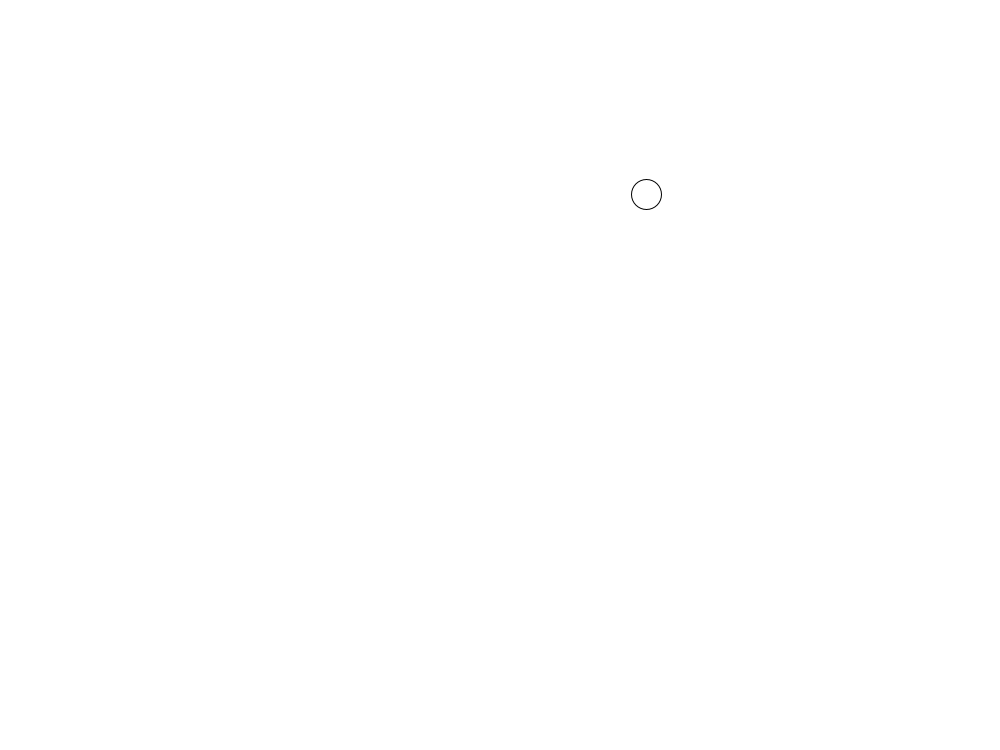
Frame 1 (no input)
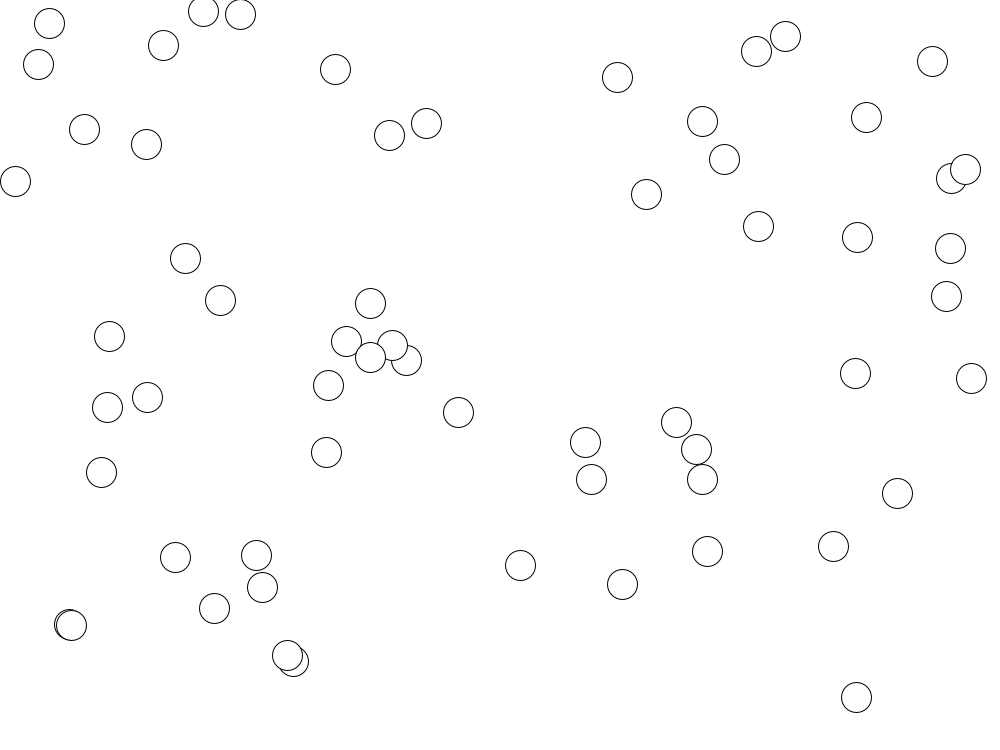
Frame 60 (the mouse pressed at the canvas centre just before this capture)
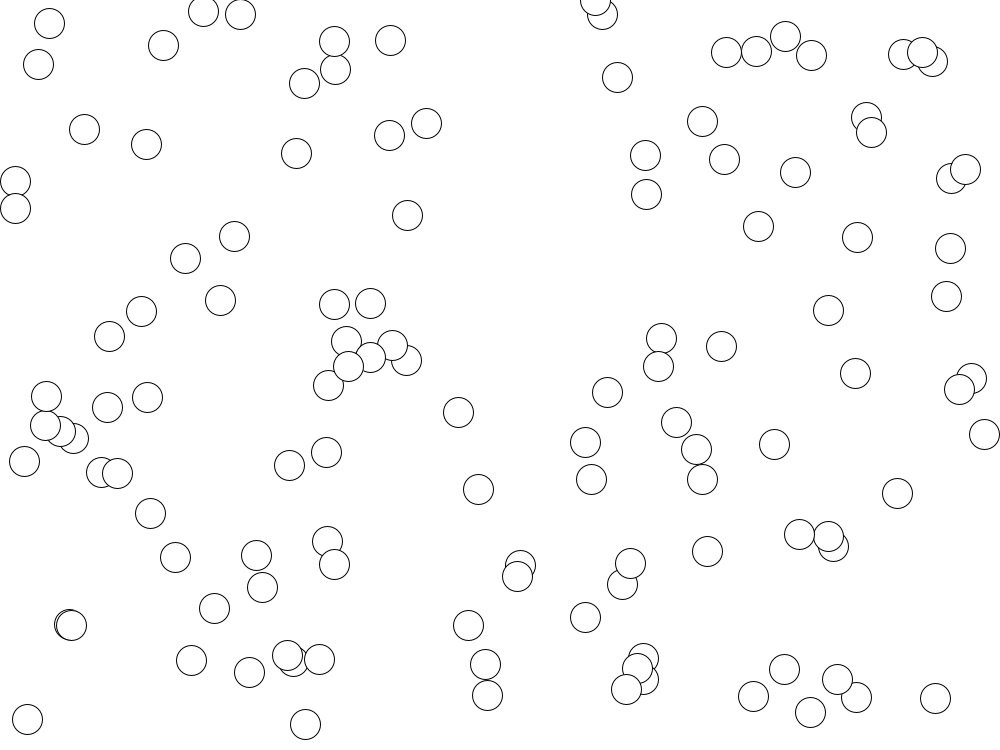
Frame 120 (the mouse held since frame 60 and released just before this capture)

The Processing sketch that drew these frames (run headless with seeded random() and noise(); from frame 60 on, the mouse is pressed at the canvas centre):

// Processing sketch: processing_37326
// ── processing_37326.pde

/*
Daniel Li
 3rd Period
 9/9/11
 
 -  Press 'Left'/'Right' Click to draw
 -  Use '1', '2', '3' to change colors
 -  Press 'CTRL' to draw random triangles
 -  Press 'SHIFT' to draw squares (random sizes) 
 based on mouse position
 -  Press 'BACKSPACE' to clear drawing
 -  Press '4' to erase
 
 */
boolean triangle1, rect1, backgroundClear;
float x1, y1;

void setup()
{
  background(255);
  size(1000, 750);
  smooth();
  triangle1=rect1=backgroundClear=false;
}

void keyPressed()
{
  if (keyCode == CONTROL) triangle1 = true;
  if (keyCode == BACKSPACE) backgroundClear = true;
  if (keyCode == SHIFT) rect1=true;
}

void keyReleased()
{
  if (keyCode == CONTROL) triangle1 = false;
  if (keyCode == BACKSPACE) backgroundClear = false;
  if (keyCode== SHIFT) rect1=false;
}

void draw()
{

  color black = color(0);
  color white = color(255);
  color black1 = color(0);
  color white1 = color(255);

  if (key == '1')
  {
    black = color(255);
    white = color(0);
  }

  if (key == '2')
  {
    black = color(0);
    white = color(255);
  }

  if (key == '3')
  {
    black = color(random(0, 255), random(0, 255), random(0, 255));
    white = color(random(0, 255), random(0, 255), random(0, 255));
  }

  if (key == '4')
  {
    noStroke();
    fill(255);
    ellipse(mouseX,mouseY,75,75);
  }


  if (triangle1) 
  {
    noStroke();
    fill(random(0, 255), random(0, 255), random(0, 255), random(25, 100));
    triangle(mouseX+random(-50, 100), mouseY+random(-50, 100), mouseX+random(-50, 100), mouseY+random(-50, 100), mouseX+random(-50, 100), mouseY+random(-50, 100));
  } 
  if (rect1) 
  {
    stroke(black);
    fill(white);
    rect(mouseX, mouseY, random(7, 25), random(7, 25));
  } 

  if (backgroundClear) 
  {
    background(255);
  }

  if (mousePressed && (mouseButton == LEFT))
  { 
    stroke(white1);
    fill(black, random(25, 100));
    ellipse(mouseX, mouseY, random(10, 100), random(20, 75));
  }

  if (mousePressed && (mouseButton == RIGHT))
  {
    stroke(black1);
    fill(white, random(25, 100));
    ellipse(mouseX, mouseY, random(10, 100), random(20, 75));
  }

  ellipse(random(0, 1000), random(0, 750), 30, 30);
}
